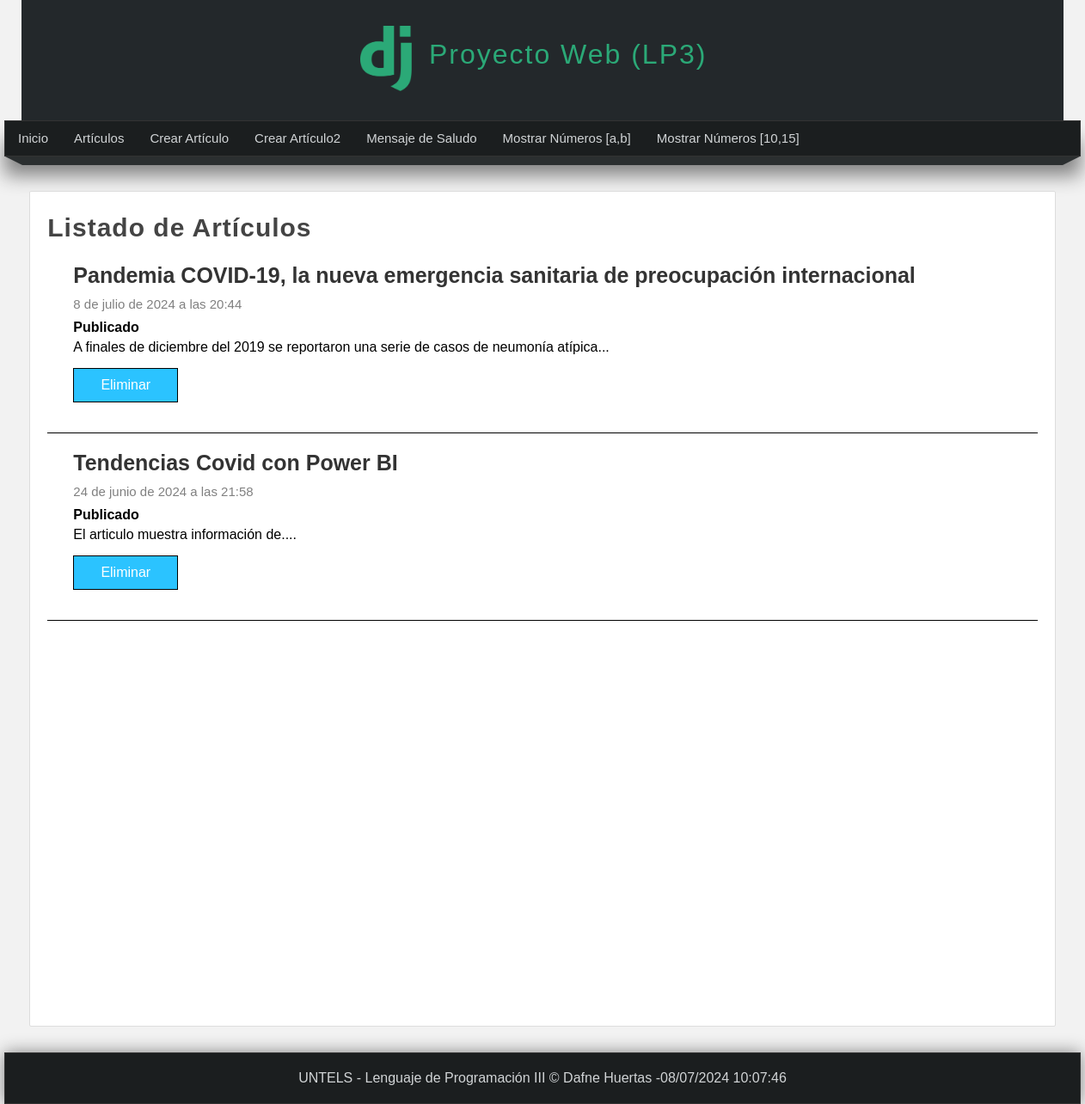
The page /listar-articulos/ on the database its author committed.
### miapp/models.py (models this page shows, shortened)
class Articulo(models.Model):
    titulo = models.CharField(max_length=150, verbose_name="Título")
    contenido = models.TextField(verbose_name="Contenido")
    imagen = models.ImageField(default='null', verbose_name="Miniatura", upload_to="articulos")
    publicado = models.BooleanField(verbose_name="¿Publicado?")
    creado = models.DateTimeField(auto_now_add=True, verbose_name="Creado")
    actualizado = models.DateTimeField(auto_now=True, verbose_name="Editado")
    class Meta:
        verbose_name = "Artículo"
        verbose_name_plural = "Artículos"
        ordering = ['titulo', 'publicado']

### miapp/views.py (the view)
# urls.py: path('listar-articulos/',views.listar_articulos,name="listar_articulos"),
def listar_articulos(request):
    articulos = Articulo.objects.all();
    """articulos = Articulo.objects.filter(
        Q(titulo__contains="Py") |
        Q(titulo__contains="Hab")
    )"""
    return render(request, 'listar_articulos.html',{
        'articulos': articulos,
        'titulo': 'Listado de Artículos'
    })

### miapp/templates/listar_articulos.html (shortened to what this page needs)
{% extends 'layout.html' %}
{% block content %}
  <h1 class="title">{{ titulo }}</h1>
  {% for articulo in articulos %}
    <div class="articulo-item">
      <div class="data">
        <h2>{{ articulo.titulo }}</h2>
        <span class="date">{{ articulo.creado }}</span>
        {% if articulo.publicado %}
          <strong>Publicado</strong>
        {% else %}
          <strong>No Publicado / En Revisión</strong>
        {% endif %}
        <p>
          {{ articulo.contenido }}
          <a href="{% url 'eliminar_articulo' id=articulo.id %}" class="btn btn-delete">Eliminar</a>
        </p>
      </div>
    </div>
  {% endfor %}
{% endblock %}

### miapp/templates/layout.html (shortened to what this page needs)
<!DOCTYPE html>
<html lang="es">
  <head>
    {% load static %}
    <link rel="stylesheet" type="text/css" href="{% static 'css/style.css' %}" />
  </head>
  <body>
    <header>
      <div id="logotipo">
        <img src="{% static 'images/LogoDJango.png' %}" />
        <h1>Proyecto Web (LP3)</h1>
      </div>
    </header>
    <nav>
      <ul>
        <li>
          <a href="{% url 'inicio' %}">Inicio</a>
        </li>
        <li>
          <a href="{% url 'listar_articulos' %}">Artículos</a>
        </li>
        <li>
          <a href="{% url 'create_articulo' %}">Crear Artículo</a>
        </li>
        <li>
          <a href="{% url 'create_full_articulo' %}">Crear Artículo2</a>
        </li>
        <li>
          <a href="{% url 'saludo' %}">Mensaje de Saludo</a>
        </li>
        <li>
          <a href="{% url 'rango' %}">Mostrar Números [a,b]</a>
        </li>
        <li>
          <a href="{% url 'rango2' %}">Mostrar Números [10,15]</a>
        </li>
      </ul>
    </nav>
    <div class="barra">
      <span class="esquina-izquierda"></span>
      <span class="relleno-barra"></span>
      <span class="esquina-derecha"></span>
    </div>
    <div id="content">
      <div class="box">
        {% block content %}{% endblock %}
      </div>
    </div>
    <footer>
      UNTELS - Lenguaje de Programación III &copy; Dafne Huertas -{% now 'd/m/Y h:m:s' %}
    </footer>
  </body>
</html>

### miapp/static/css/style.css (style rules this page uses)
* { margin: 0px; padding: 0px; font-family: Arial, Helvetica, sans-serif; text-decoration: none; }
body { background-color: #f2f2f2; }
header { width: 1212px; height: 140px; background-color: #23282b; margin: 0 auto; }
#logotipo { width: 35%; height: 130px; margin: 0 auto; padding-top: 10px; }
#logotipo img { display: block; width: 60px; float: left; margin-top: 20px; }
#logotipo h1 { display: block; float: left; margin-top: 35px; margin-left: 20px; letter-spacing: 2px; font-weight: lighter; color: #2ba977; }
nav { width: 1250px; height: 40px; margin: 0 auto; background-color: #1b1e1f; border: 1px solid #333333; box-shadow: 0px 22px 22px gray; font-size: 15px; }
nav ul { list-style: none; text-decoration: none; }
nav ul li { line-height: 40px; float: left; }
nav ul li a { display: block; padding-left: 15px; padding-right: 15px; color: #d1d4d6; }
.barra { width: 1250px; margin: 0 auto; }
.esquina-izquierda { display: block; border-left: 20px solid transparent; border-top: 10px solid #2b2f30; float: left; }
.esquina-derecha { display: block; border-right: 20px solid transparent; border-top: 10px solid #2b2f30; float: right; }
.relleno-barra { display: block; width: 1210px; height: 10px; background: #2b2f30; float: left; }
#content { width: 1212px; min-height: 930px; margin: 0 auto; margin-bottom: 30px; margin-top: 40px; }
.box { background: white; width: 95%; min-height: 900px; padding: 20px; border: 1px solid #ddd; border-radius: 2px; margin: 0 auto; }
.title { color: #444; letter-spacing: 1px; font-size: 30px; margin-bottom: 4px; margin-top: 5px; }
footer { width: 1250px; background-color: #1b1e1f; border: 1px solid #333; color: #d1d4d6; text-align: center; margin: 0 auto; padding-top: 20px; padding-bottom: 20px; box-shadow: 0px 0px 20px gray; }
.box p, .box h2, .box h3, .box ul { margin-bottom: 5px; margin-top: 5px; }
.box { background: white; width: 95%; min-height: 930px; padding: 20px; border: 1px solid #ddd; border-radius: 2px; margin: 0 auto; }
.articulo-item { margin-bottom: 0px; margin-top: 0px; padding: 15px; border-bottom: 1px solid black; clear: both; }
.articulo-item .data { float: left; padding: 15px; padding-top: 0px; }
.articulo-item h2 { display: block; font-size: 25px; color: #333; margin-bottom: 10px; }
.articulo-item span.date { display: block; font-size: 15px; color: gray; margin-bottom: 10px; }
.btn { padding: 10px; background: rgb(43, 195, 255); color: white; border: 1px solid black; display: block; margin-top: 15px; width: 100px; text-align: center; }

### rows shown on the page
Articulo: titulo "Pandemia COVID-19, la nueva emergencia sanitaria de preocupación internacional", creado "8 de julio de 2024 a las 20:44", publicado "Publicado", contenido "A finales de diciembre del 2019 se reportaron una serie de casos de neumonía atípica..."
Articulo: titulo "Tendencias Covid con Power BI", creado "24 de junio de 2024 a las 21:58", publicado "Publicado", contenido "El articulo muestra información de...."

### other values the page prints
{{ titulo }} "Listado de Artículos"
